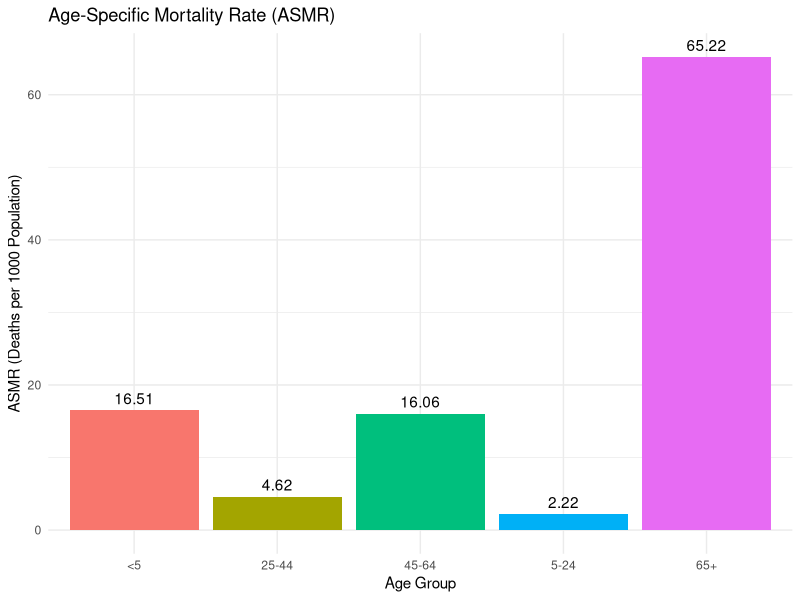
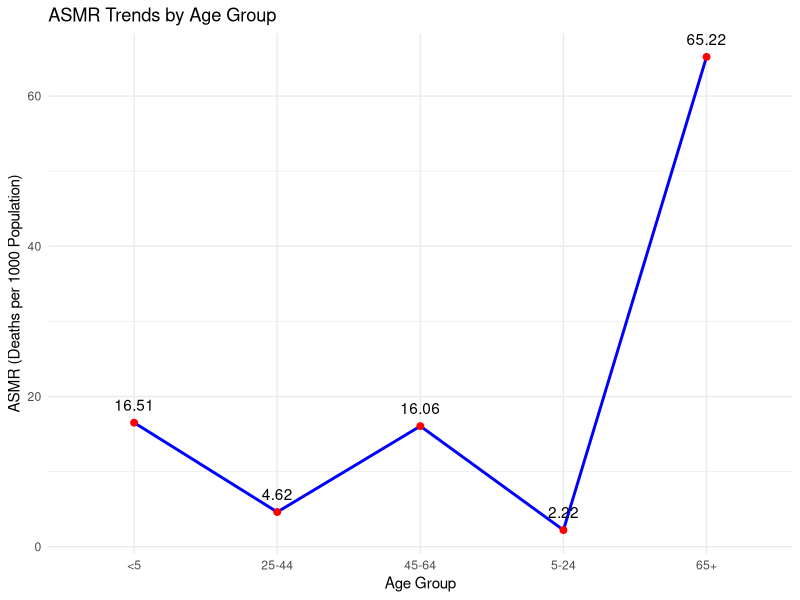
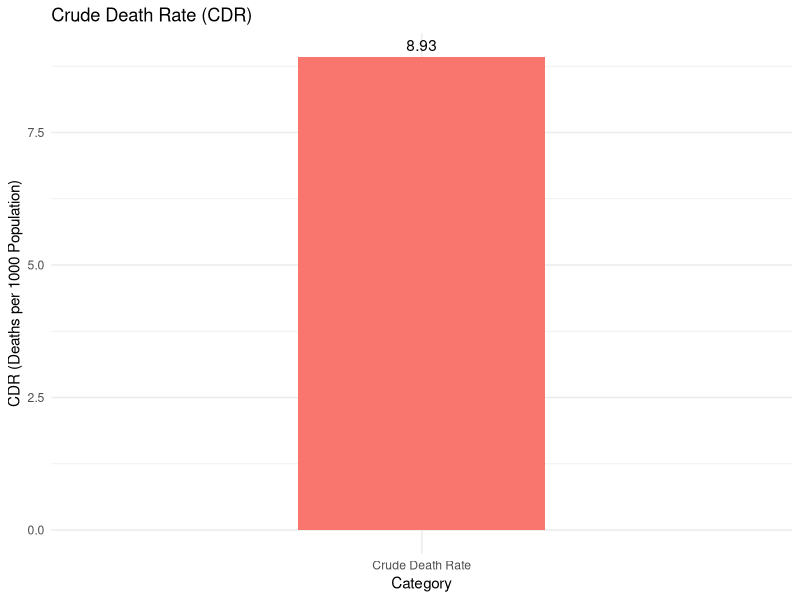

Generate these figures, in order, with R:
## ---- chunk 1
knitr::opts_chunk$set(echo = TRUE)
library(tidyverse)
## ---- chunk 2
# Create a tibble table with given data
death_data <- tibble(
  Age_Group = c("<5", "5-24", "25-44", "45-64", "65+"),
  Population = c(10900, 33840, 18840, 9840, 2760),
  Deaths = c(180, 75, 87, 158, 180)
)
print(death_data)
## ---- chunk 3
# Compute Total Population & Total Deaths
total_population <- sum(death_data$Population)
print(total_population)

## ---- chunk 4
total_deaths <- sum(death_data$Deaths)
print(total_deaths)

## ---- chunk 5
# Compute ASMR for each age group
death_data <- death_data %>%
  mutate(ASMR = (Deaths / Population) * 1000)
print(death_data)
## ---- chunk 6
# Compute CDR
CDR <- (total_deaths / total_population) * 1000
print(CDR)
## ---- chunk 7
# Show Data Table with ASMR
death_data %>%
  mutate(ASMR = round(ASMR, 4)) %>%
  knitr::kable(caption = "Age-Specific Mortality Rate (ASMR) Table")
print(death_data)
## ---- chunk 8
# Display CDR
cat("### **Crude Death Rate (CDR)**\n")
cat("CDR =", round(CDR, 0), "deaths per 1000 population\n")
## ---- chunk 9
ggplot(death_data, aes(x = Age_Group, y = ASMR, fill = Age_Group)) +
  geom_bar(stat = "identity") +
  labs(
    title = "Age-Specific Mortality Rate (ASMR)",
    x = "Age Group",
    y = "ASMR (Deaths per 1000 Population)"
  ) +
  theme_minimal() +
  theme(legend.position = "none") +
  geom_text(aes(label = round(ASMR, 2)), vjust = -0.5)
## ---- chunk 10
ggplot(death_data, aes(x = Age_Group, y = ASMR, group = 1)) +
  geom_line(color = "blue", size = 1) +
  geom_point(size = 2, color = "red") +
  labs(
    title = "ASMR Trends by Age Group",
    x = "Age Group",
    y = "ASMR (Deaths per 1000 Population)"
  ) +
  theme_minimal() +
  geom_text(aes(label = round(ASMR, 2)), vjust = -1, color = "black")
## ---- chunk 11
cdr_data <- tibble(
  Category = "Crude Death Rate",
  CDR = CDR
)

ggplot(cdr_data, aes(x = Category, y = CDR, fill = Category)) +
  geom_bar(stat = "identity", width = 0.4) +
  labs(
    title = "Crude Death Rate (CDR)",
    x = "Category",
    y = "CDR (Deaths per 1000 Population)"
  ) +
  theme_minimal() +
  theme(legend.position = "none") +
  geom_text(aes(label = round(CDR, 2)), vjust = -0.5)
